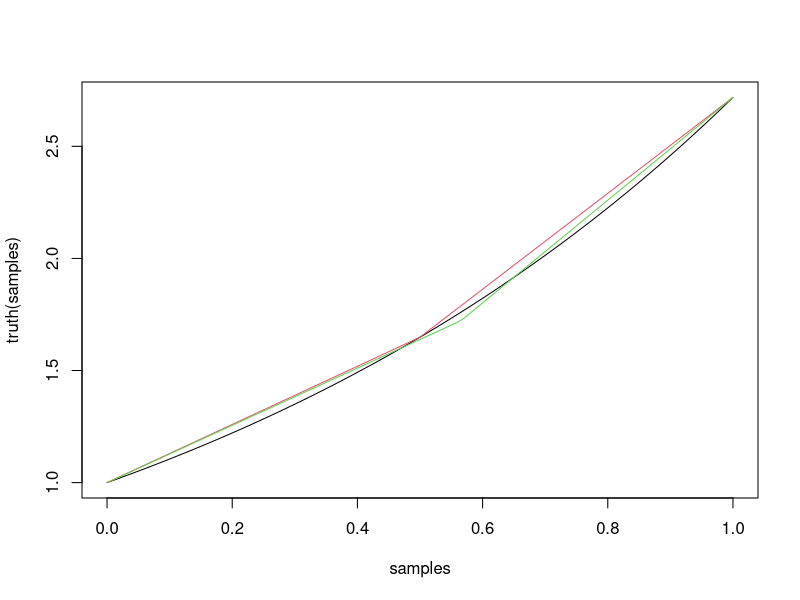
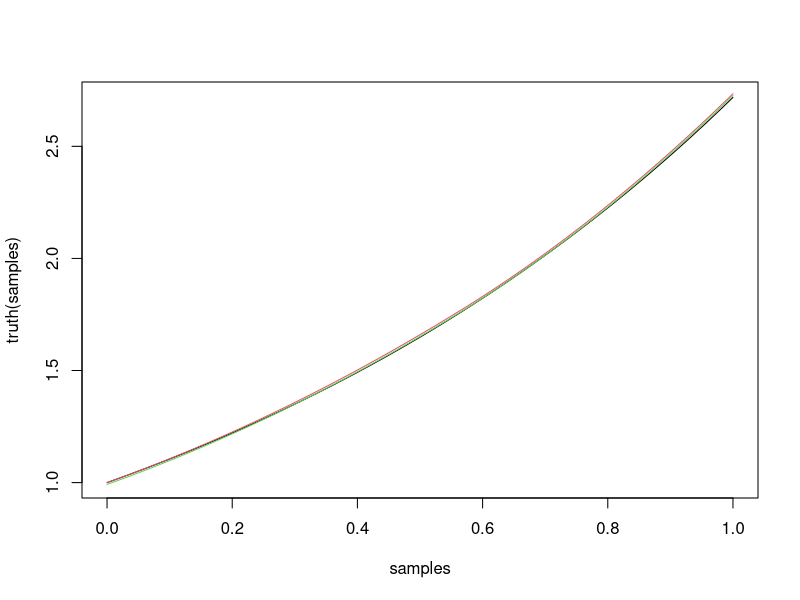

Write R code to recreate these figures, in order.

#namespace
SampleDatasetComparison = function(input, output, predict){
	list(
		pe = function(parameters){
			(output-predict(parameters)(input))/output
		},
		e = function(parameters){
			output-predict(parameters)(input)
		},
		plot = function(parameters, parameters2=NULL, type='p'){
			plot(c(input,input), c(output, predict(parameters)(input)), col=0)
			points(input, output, type=type)
			points(input, predict(parameters)(input), type=type, col=2)
			if(!is.null(parameters2)){
				points(input, predict(parameters)(input), type=type, col=3)
			}
		}
	)
}

#namespace
SampledFunctionComparison = function(samples, truth, predict){
	list(
		pe = function(parameters){
			(truth(samples)-predict(parameters)(samples))/truth(samples)
		},
		e = function(parameters){
			truth(samples)-predict(parameters)(samples)
		},
		plot = function(parameters, parameters2=NULL){
			plot(samples, truth(samples), type='l')
			points(samples, predict(parameters)(samples), type='l', col=2)
			if(!is.null(parameters2)){
				points(samples, predict(parameters2)(samples), type='l', col=3)
			}
		}
	)
}

#namespace
SampleCosts = function(comparison){
	list(
		# mean percent error
		mpe = function(parameters) {
			mean(abs(comparison$pe(parameters)))
		},
		# mean error
		me = function(parameters) {
			mean(abs(comparison$e(parameters)))
		},
		# max percent error
		mxpe = function(parameters) {
			max(abs(comparison$pe(parameters)))
		},
		# max error
		mxe = function(parameters) {
			max(abs(comparison$e(parameters)))
		}
	)
}



# linear Newton polynomial of a function's derivative
dpdx = function(x1,dydx1, x2,dydx2){
    dydx21 = (dydx2-dydx1) / (x2-x1)
    function(x){ dydx1 + dydx21 * (x-x1) }
}

# integral of a linear Newton polynomial of a function's derivative
p = function(x1,dydx1, x2,dydx2, C){
    dydx21 = (dydx2-dydx1) / (x2-x1)
    function(x){ C + dydx1*x + dydx21 * (x-x1)*(x-x1)/2 }
}


# 1 piece of 2nd degree
xmax = 1.0
exp1p1d = list(
	initialize=function(){ c(exp(xmax/2),xmax/2) },
	decode=function(parameters) {parameters},
	predict=function(parameters){
		dpdxθ = parameters[1]
		θ     = parameters[2]
		function(x) {
			ifelse(x<θ, 
				dpdx(0,1,        θ,dpdxθ)(x), 
				dpdx(θ,dpdxθ, xmax,exp(xmax))(x))
		}
	}
)

comparison1 = SampledFunctionComparison((0:(xmax*100))/100, exp, exp1p1d$predict)
costs = SampleCosts(comparison1)
parameters1 = optim(exp1p1d$initialize(), costs$mxe)$par
comparison1$plot(exp1p1d$initialize(), parameters1)
costs$mxe(parameters1)
parameters1

# 1 piece of 2nd degree
exp1p2d = list(
	initialize=function(){ c(1) },
	decode=function(parameters) {parameters},
	predict=function(parameters){
		C     = parameters[1]
		dpdxθ = parameters1[1]
		θ     = parameters1[2]
		exp1p2d = function(x) {
			p1 = p(0,1, θ,dpdxθ, C)
			p2a = p(θ,dpdxθ, 1,exp(1), 0)
			p2b = p(θ,dpdxθ, 1,exp(1), p1(θ)-p2a(θ))
			ifelse(x<θ, p1(x), p2b(x))
		}
	}
)

# 1 piece of 2nd degree
comparison2 = SampledFunctionComparison((0:(xmax*100))/100, exp, exp1p2d$predict)
costs = SampleCosts(comparison2)
parameters2 = optim(exp1p2d$initialize(), costs$mxe)$par
comparison2$plot(exp1p2d$initialize(), parameters2)
costs$mxe(parameters2)
parameters2